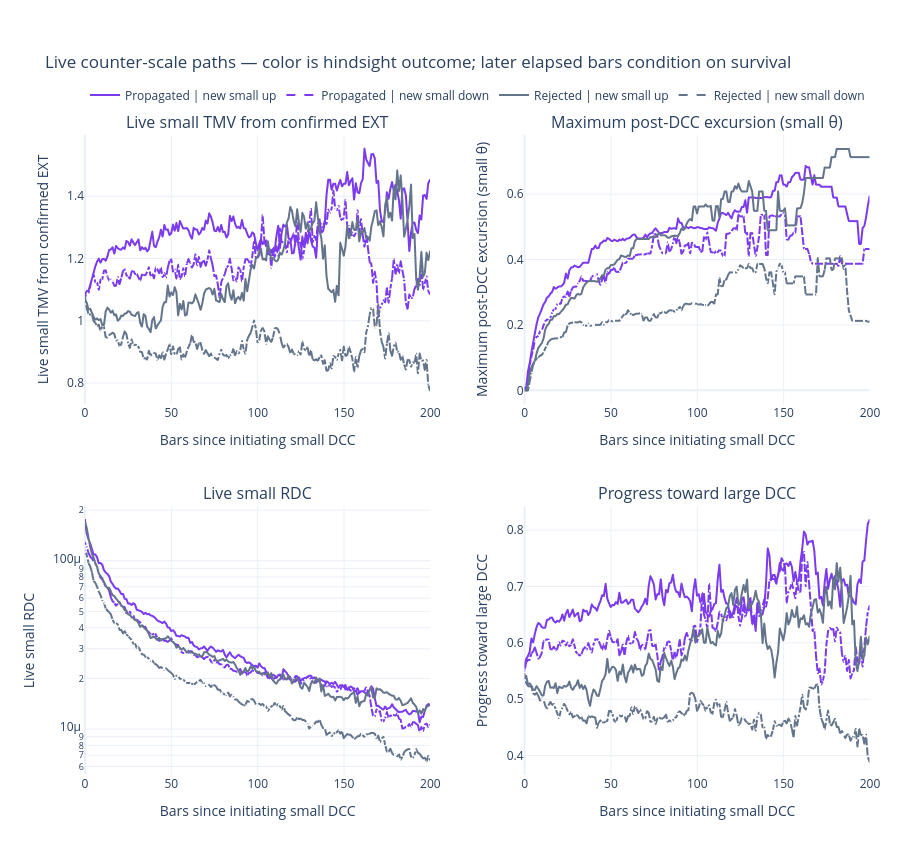

Write notebook code for a chart like this one.
### Markdown cell above
## Live Audit 3: survival-conditioned trajectories

Purple/slate denotes the later propagated/rejected outcome; solid/dashed denotes new-small-up/down. Every plotted point was observable at its elapsed bar, but the outcome color remains hindsight. Hover the survivor counts before interpreting later horizons.

### Code cell
trajectory_fig = plot_dc_counter_scale_trajectories(
    counter_leg_trajectories,
    max_elapsed_bars=200,
)
trajectory_fig.show()

### Figure 1 — Plotly figure (JSON) as saved in the notebook; plotly's stock layout.template omitted (floating-point values rounded to 4 significant figures; data arrays with more than 128 entries replaced by an {"elided": "..."} marker saying what was removed)
{"data": [{"customdata": {"elided": "201x1 int values"}, "hovertemplate": "elapsed=%{x:.0f} bars<br>median=%{y:.4g}<br>surviving attempts=%{customdata[0]:,.0f}<extra></extra>", "legendgroup": "propagated_up", "line": {"color": "#7c3aed", "dash": "solid", "width": 2.0}, "mode": "lines", "name": "Propagated | new small up", "showlegend": true, "type": "scattergl", "x": {"elided": "201 int values"}, "xaxis": "x", "y": {"elided": "201 float values"}, "yaxis": "y"}, {"customdata": {"elided": "201x1 int values"}, "hovertemplate": "elapsed=%{x:.0f} bars<br>median=%{y:.4g}<br>surviving attempts=%{customdata[0]:,.0f}<extra></extra>", "legendgroup": "propagated_down", "line": {"color": "#7c3aed", "dash": "dash", "width": 2.0}, "mode": "lines", "name": "Propagated | new small down", "showlegend": true, "type": "scattergl", "x": {"elided": "201 int values"}, "xaxis": "x", "y": {"elided": "201 float values"}, "yaxis": "y"}, {"customdata": {"elided": "201x1 int values"}, "hovertemplate": "elapsed=%{x:.0f} bars<br>median=%{y:.4g}<br>surviving attempts=%{customdata[0]:,.0f}<extra></extra>", "legendgroup": "rejected_up", "line": {"color": "#64748b", "dash": "solid", "width": 2.0}, "mode": "lines", "name": "Rejected | new small up", "showlegend": true, "type": "scattergl", "x": {"elided": "201 int values"}, "xaxis": "x", "y": {"elided": "201 float values"}, "yaxis": "y"}, {"customdata": {"elided": "201x1 int values"}, "hovertemplate": "elapsed=%{x:.0f} bars<br>median=%{y:.4g}<br>surviving attempts=%{customdata[0]:,.0f}<extra></extra>", "legendgroup": "rejected_down", "line": {"color": "#64748b", "dash": "dash", "width": 2.0}, "mode": "lines", "name": "Rejected | new small down", "showlegend": true, "type": "scattergl", "x": {"elided": "201 int values"}, "xaxis": "x", "y": {"elided": "201 float values"}, "yaxis": "y"}, {"customdata": {"elided": "201x1 int values"}, "hovertemplate": "elapsed=%{x:.0f} bars<br>median=%{y:.4g}<br>surviving attempts=%{customdata[0]:,.0f}<extra></extra>", "legendgroup": "propagated_up", "line": {"color": "#7c3aed", "dash": "solid", "width": 2.0}, "mode": "lines", "name": "Propagated | new small up", "showlegend": false, "type": "scattergl", "x": {"elided": "201 int values"}, "xaxis": "x2", "y": {"elided": "201 float values"}, "yaxis": "y2"}, {"customdata": {"elided": "201x1 int values"}, "hovertemplate": "elapsed=%{x:.0f} bars<br>median=%{y:.4g}<br>surviving attempts=%{customdata[0]:,.0f}<extra></extra>", "legendgroup": "propagated_down", "line": {"color": "#7c3aed", "dash": "dash", "width": 2.0}, "mode": "lines", "name": "Propagated | new small down", "showlegend": false, "type": "scattergl", "x": {"elided": "201 int values"}, "xaxis": "x2", "y": {"elided": "201 float values"}, "yaxis": "y2"}, {"customdata": {"elided": "201x1 int values"}, "hovertemplate": "elapsed=%{x:.0f} bars<br>median=%{y:.4g}<br>surviving attempts=%{customdata[0]:,.0f}<extra></extra>", "legendgroup": "rejected_up", "line": {"color": "#64748b", "dash": "solid", "width": 2.0}, "mode": "lines", "name": "Rejected | new small up", "showlegend": false, "type": "scattergl", "x": {"elided": "201 int values"}, "xaxis": "x2", "y": {"elided": "201 float values"}, "yaxis": "y2"}, {"customdata": {"elided": "201x1 int values"}, "hovertemplate": "elapsed=%{x:.0f} bars<br>median=%{y:.4g}<br>surviving attempts=%{customdata[0]:,.0f}<extra></extra>", "legendgroup": "rejected_down", "line": {"color": "#64748b", "dash": "dash", "width": 2.0}, "mode": "lines", "name": "Rejected | new small down", "showlegend": false, "type": "scattergl", "x": {"elided": "201 int values"}, "xaxis": "x2", "y": {"elided": "201 float values"}, "yaxis": "y2"}, {"customdata": {"elided": "201x1 int values"}, "hovertemplate": "elapsed=%{x:.0f} bars<br>median=%{y:.4g}<br>surviving attempts=%{customdata[0]:,.0f}<extra></extra>", "legendgroup": "propagated_up", "line": {"color": "#7c3aed", "dash": "solid", "width": 2.0}, "mode": "lines", "name": "Propagated | new small up", "showlegend": false, "type": "scattergl", "x": {"elided": "201 int values"}, "xaxis": "x3", "y": {"elided": "201 float values"}, "yaxis": "y3"}, {"customdata": {"elided": "201x1 int values"}, "hovertemplate": "elapsed=%{x:.0f} bars<br>median=%{y:.4g}<br>surviving attempts=%{customdata[0]:,.0f}<extra></extra>", "legendgroup": "propagated_down", "line": {"color": "#7c3aed", "dash": "dash", "width": 2.0}, "mode": "lines", "name": "Propagated | new small down", "showlegend": false, "type": "scattergl", "x": {"elided": "201 int values"}, "xaxis": "x3", "y": {"elided": "201 float values"}, "yaxis": "y3"}, {"customdata": {"elided": "201x1 int values"}, "hovertemplate": "elapsed=%{x:.0f} bars<br>median=%{y:.4g}<br>surviving attempts=%{customdata[0]:,.0f}<extra></extra>", "legendgroup": "rejected_up", "line": {"color": "#64748b", "dash": "solid", "width": 2.0}, "mode": "lines", "name": "Rejected | new small up", "showlegend": false, "type": "scattergl", "x": {"elided": "201 int values"}, "xaxis": "x3", "y": {"elided": "201 float values"}, "yaxis": "y3"}, {"customdata": {"elided": "201x1 int values"}, "hovertemplate": "elapsed=%{x:.0f} bars<br>median=%{y:.4g}<br>surviving attempts=%{customdata[0]:,.0f}<extra></extra>", "legendgroup": "rejected_down", "line": {"color": "#64748b", "dash": "dash", "width": 2.0}, "mode": "lines", "name": "Rejected | new small down", "showlegend": false, "type": "scattergl", "x": {"elided": "201 int values"}, "xaxis": "x3", "y": {"elided": "201 float values"}, "yaxis": "y3"}, {"customdata": {"elided": "201x1 int values"}, "hovertemplate": "elapsed=%{x:.0f} bars<br>median=%{y:.4g}<br>surviving attempts=%{customdata[0]:,.0f}<extra></extra>", "legendgroup": "propagated_up", "line": {"color": "#7c3aed", "dash": "solid", "width": 2.0}, "mode": "lines", "name": "Propagated | new small up", "showlegend": false, "type": "scattergl", "x": {"elided": "201 int values"}, "xaxis": "x4", "y": {"elided": "201 float values"}, "yaxis": "y4"}, {"customdata": {"elided": "201x1 int values"}, "hovertemplate": "elapsed=%{x:.0f} bars<br>median=%{y:.4g}<br>surviving attempts=%{customdata[0]:,.0f}<extra></extra>", "legendgroup": "propagated_down", "line": {"color": "#7c3aed", "dash": "dash", "width": 2.0}, "mode": "lines", "name": "Propagated | new small down", "showlegend": false, "type": "scattergl", "x": {"elided": "201 int values"}, "xaxis": "x4", "y": {"elided": "201 float values"}, "yaxis": "y4"}, {"customdata": {"elided": "201x1 int values"}, "hovertemplate": "elapsed=%{x:.0f} bars<br>median=%{y:.4g}<br>surviving attempts=%{customdata[0]:,.0f}<extra></extra>", "legendgroup": "rejected_up", "line": {"color": "#64748b", "dash": "solid", "width": 2.0}, "mode": "lines", "name": "Rejected | new small up", "showlegend": false, "type": "scattergl", "x": {"elided": "201 int values"}, "xaxis": "x4", "y": {"elided": "201 float values"}, "yaxis": "y4"}, {"customdata": {"elided": "201x1 int values"}, "hovertemplate": "elapsed=%{x:.0f} bars<br>median=%{y:.4g}<br>surviving attempts=%{customdata[0]:,.0f}<extra></extra>", "legendgroup": "rejected_down", "line": {"color": "#64748b", "dash": "dash", "width": 2.0}, "mode": "lines", "name": "Rejected | new small down", "showlegend": false, "type": "scattergl", "x": {"elided": "201 int values"}, "xaxis": "x4", "y": {"elided": "201 float values"}, "yaxis": "y4"}], "layout": {"annotations": [{"font": {"size": 16}, "showarrow": false, "text": "Live small TMV from confirmed EXT", "x": 0.22, "xanchor": "center", "xref": "paper", "y": 1.0, "yanchor": "bottom", "yref": "paper"}, {"font": {"size": 16}, "showarrow": false, "text": "Maximum post-DCC excursion (small θ)", "x": 0.78, "xanchor": "center", "xref": "paper", "y": 1.0, "yanchor": "bottom", "yref": "paper"}, {"font": {"size": 16}, "showarrow": false, "text": "Live small RDC", "x": 0.22, "xanchor": "center", "xref": "paper", "y": 0.42, "yanchor": "bottom", "yref": "paper"}, {"font": {"size": 16}, "showarrow": false, "text": "Progress toward large DCC", "x": 0.78, "xanchor": "center", "xref": "paper", "y": 0.42, "yanchor": "bottom", "yref": "paper"}], "height": 850, "hovermode": "closest", "legend": {"orientation": "h", "x": 0.0, "xanchor": "left", "y": 1.04, "yanchor": "bottom"}, "margin": {"b": 75, "l": 85, "r": 30, "t": 135}, "title": {"text": "Live counter-scale paths — color is hindsight outcome; later elapsed bars condition on survival"}, "xaxis": {"anchor": "y", "domain": [0.0, 0.44], "title": {"text": "Bars since initiating small DCC"}}, "xaxis2": {"anchor": "y2", "domain": [0.56, 1.0], "title": {"text": "Bars since initiating small DCC"}}, "xaxis3": {"anchor": "y3", "domain": [0.0, 0.44], "title": {"text": "Bars since initiating small DCC"}}, "xaxis4": {"anchor": "y4", "domain": [0.56, 1.0], "title": {"text": "Bars since initiating small DCC"}}, "yaxis": {"anchor": "x", "domain": [0.58, 1.0], "title": {"text": "Live small TMV from confirmed EXT"}, "type": "linear"}, "yaxis2": {"anchor": "x2", "domain": [0.58, 1.0], "title": {"text": "Maximum post-DCC excursion (small θ)"}, "type": "linear"}, "yaxis3": {"anchor": "x3", "domain": [0.0, 0.42], "title": {"text": "Live small RDC"}, "type": "log"}, "yaxis4": {"anchor": "x4", "domain": [0.0, 0.42], "title": {"text": "Progress toward large DCC"}, "type": "linear"}}}
